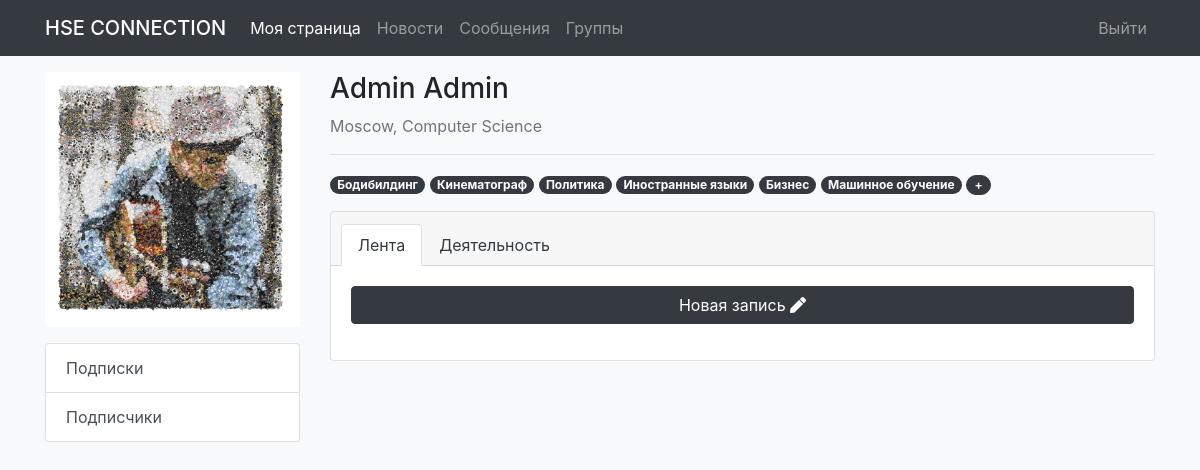
Before: /profile/1 with the older database file.
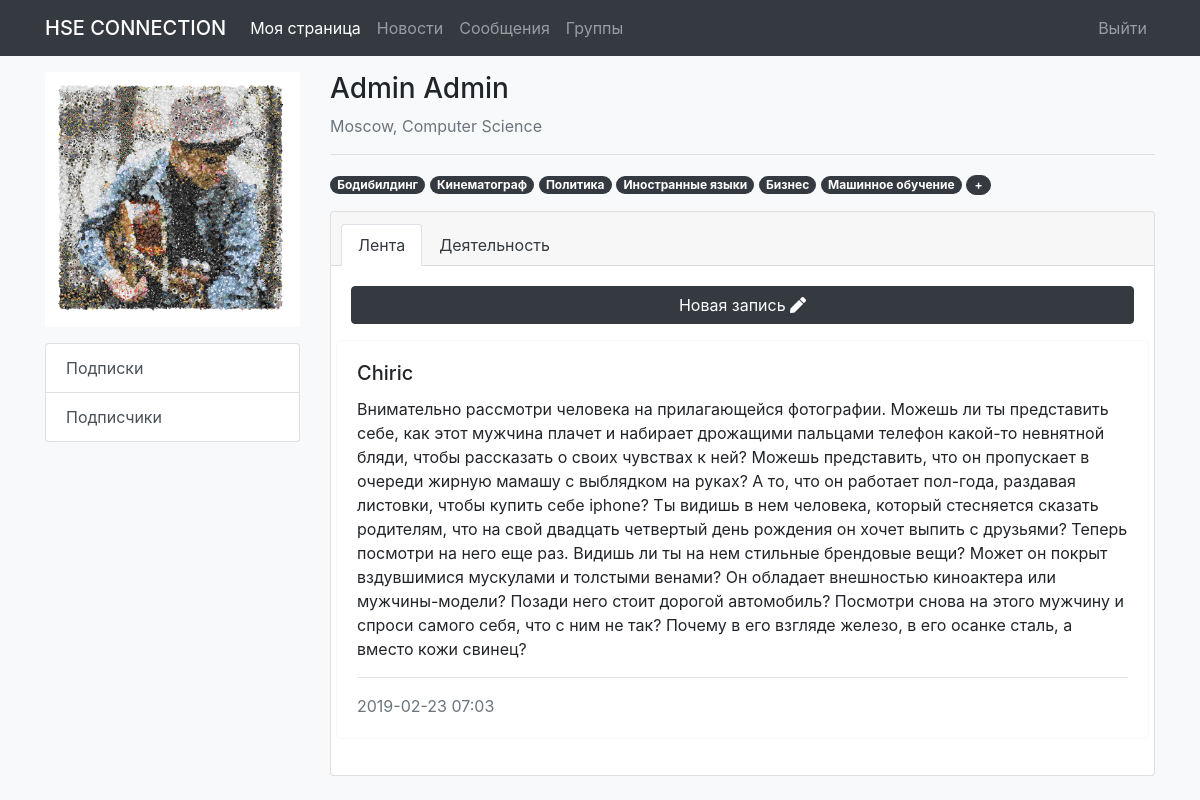
After: the same page with the newer database file.
### main/models.py (models this page shows)
class UserProfile(models.Model):
	user = models.OneToOneField(User, on_delete=models.CASCADE, related_name='user')
	position = models.CharField(max_length=250)
	avatar = models.ImageField(upload_to='user_avatars')
	campus = models.CharField(max_length=100)
	faculty = models.CharField(max_length=250)

class Publication(models.Model):
	author = models.ForeignKey(User, on_delete = models.CASCADE)
	name = models.CharField(max_length=250)
	text = models.TextField()
	date = models.DateTimeField()

### main/views.py (the view)
def profile(request, pk):
	user = get_object_or_404(User, pk = pk)
	profile = get_object_or_404(UserProfile, user = user)
	publications = Publication.objects.filter(author = user)
	args = {
		'user': user,
		'profile': profile,
		'publications': publications
	}
	return render(request, 'main/profile.html', args)

### main/templates/main/profile.html (shortened to what this page needs)
<!DOCTYPE html>
<html lang="en" dir="ltr">
<head>
  <link rel="stylesheet" href="https://stackpath.bootstrapcdn.com/bootstrap/4.2.1/css/bootstrap.min.css">
  <link rel="stylesheet" href="https://use.fontawesome.com/releases/v5.7.1/css/all.css">
</head>
<body class="bg-light">
  <nav class="navbar navbar-expand-lg navbar-dark bg-dark sticky-top">
    <div class="container">
      <a class="navbar-brand mb-0 h1" href="{% url 'index' %}">HSE CONNECTION</a>
      <div class="collapse navbar-collapse" id="navbarNav">
        <ul class="navbar-nav mr-auto">
          <li class="nav-item active">
            <a class="nav-link" href="{% url 'index' %}">Моя страница<span class="sr-only">(current)</span></a>
          </li>
          <li class="nav-item">
            <a class="nav-link" href="{% url 'feed' %}">Новости</a>
          </li>
          <li class="nav-item">
            <a class="nav-link" href="#">Сообщения</a>
          </li>
          <li class="nav-item">
            <a class="nav-link" href="#">Группы</a>
          </li>
        </ul>
        <ul class="navbar-nav">
          <li class="nav-item">
            <a class="nav-link" href="{% url 'logout' %}">Выйти</a>
          </li>
        </ul>
      </div>
    </div>
  </nav>
  <div class="container">
    <div class="row mt-3">
      <div class="col-lg-3 sm-12">
        <img src="{{profile.avatar.url}}" class="card-img-top" alt="...">
        <div class="list-group mt-3">
          <a href="#" class="list-group-item list-group-item-action">Подписки</a>
          <a href="#" class="list-group-item list-group-item-action">Подписчики</a>
        </div>
      </div>
      <div class="col-lg-9 sm-12">
        <h3>{{user.first_name}} {{user.last_name}}</h3>
        <h9 class="text-secondary">{{profile.campus}}, {{profile.faculty}}</h9>
        <hr>
        <a href="{% url 'feed' %}" class="badge badge-pill badge-dark">Бодибилдинг</a>
        <a href="{% url 'feed' %}" class="badge badge-pill badge-dark">Кинематограф</a>
        <a href="{% url 'feed' %}" class="badge badge-pill badge-dark">Политика</a>
        <a href="{% url 'feed' %}" class="badge badge-pill badge-dark">Иностранные языки</a>
        <a href="{% url 'feed' %}" class="badge badge-pill badge-dark">Бизнес</a>
        <a href="{% url 'feed' %}" class="badge badge-pill badge-dark">Машинное обучение</a>
        <button type="button" class="btn btn-dark badge badge-pill badge-dark" data-toggle="modal" data-target="#newHashtag">+</button>
        <div class="card mt-3">
          <div class="card-header">
            <ul class="nav nav-tabs card-header-tabs">
              <li class="nav-item">
                <a class="nav-link active text-dark" id="feed-tab" data-toggle="tab" href="#feed" role="tab" aria-controls="feed" aria-selected="true">Лента</a>
              </li>
              <li class="nav-item">
                <a class="nav-link text-dark" id="business-tab" data-toggle="tab" href="#business" role="tab" aria-controls="business" aria-selected="false">Деятельность</a>
              </li>
            </ul>
          </div>
          <div class="card-body">
            <div class="tab-content">
              <div class="tab-pane fade show active" id="feed" role="tabpanel" aria-labelledby="feed-tab">
                <button type="button" class="btn btn-dark btn-block mb-3" data-toggle="modal" data-target="#newPostModal">Новая запись <i class="fas fa-pen"></i></button>
                {% for publication in publications %}
                  <div class="row">
                    <div class="card border-light mb-3">
                      <div class="card-body">
                        <h5 class="card-title">{{publication.name}}</h5>
                        <p class="card-text">{{publication.text}}</p>
                        <hr>
                        <p class="card-text text-secondary">{{publication.date|date:'Y-m-d H:i'}}</p>
                      </div>
                    </div>
                  </div>
                {% endfor %}
            </div>
          </div>
        </div>
      </div>
    </div>
  </div>
</body>
</html>

Changed rows visible on the page:
added Publication: name "Chiric", text "Внимательно рассмотри человека на прилагающейся фотографии. Можешь ли ты представить себе, как этот мужчина плачет и набирает дрожащими пальцами телефон какой-то невнятной бляди, чтобы рассказать о своих чувствах к ней? Можешь представить, что он пропускает в очереди жирную мамашу с выблядком на руках? А то, что он работает пол-года, раздавая листовки, чтобы купить себе iphone? Ты видишь в нем человека, который стесняется сказать родителям, что на свой двадцать четвертый день рождения он хочет выпить с друзьями? Теперь посмотри на него еще раз. Видишь ли ты на нем стильные брендовые вещи? Может он покрыт вздувшимися мускулами и толстыми венами? Он обладает внешностью киноактера или…", date "2019-02-23 07:03"
